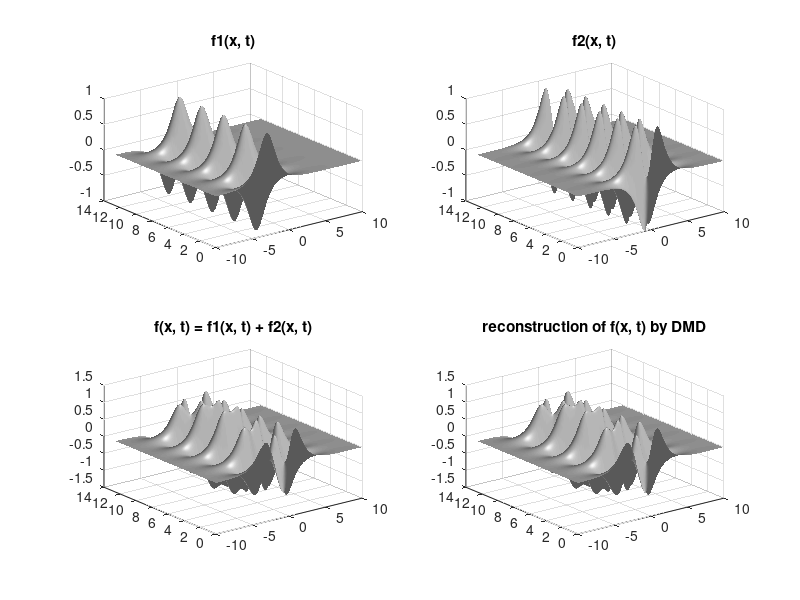
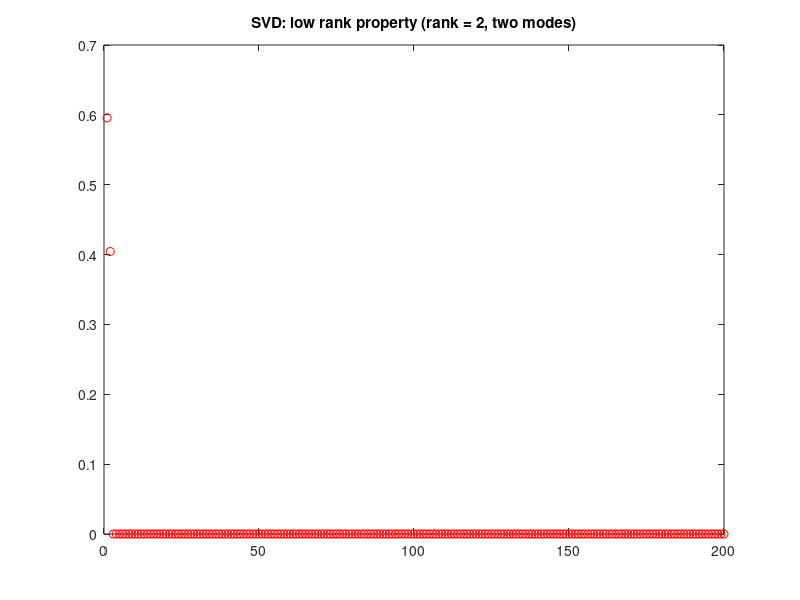
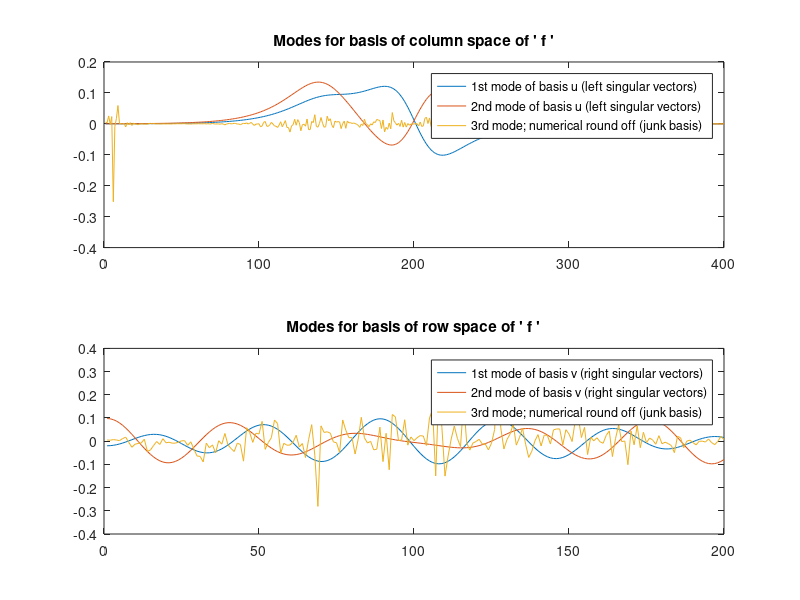
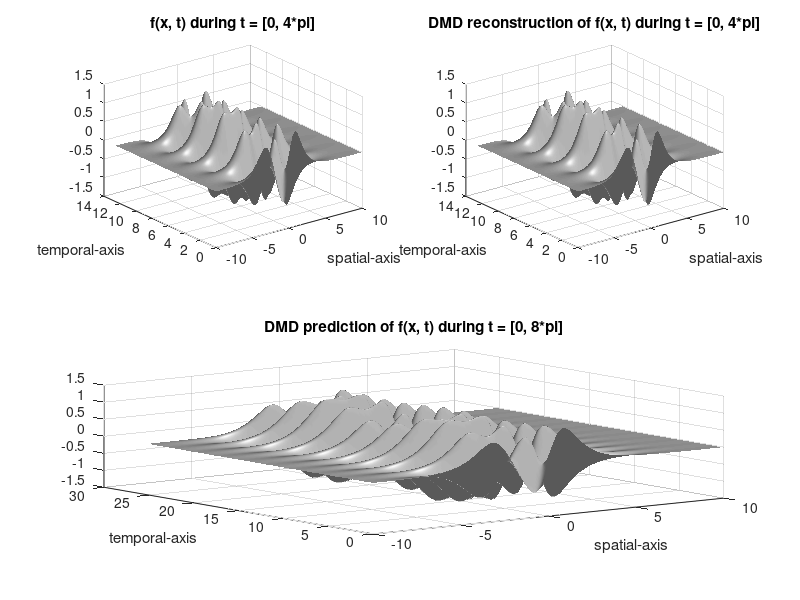

These figures' MATLAB source, in order:
clear all;
close all;
clc;

%% generate grid geometry
xi = linspace(-10, 10, 400);
t = linspace(0, 4*pi, 200);
dt = t(2) - t(1);

[xgrid, tgrid] = meshgrid(xi, t);

%% create two spatio-temporal patterns
f1 = sech(xgrid + 3) .* (1*exp(1i*2.3*tgrid));
f2 = (sech(xgrid).*tanh(xgrid)).*(2*exp(1i*2.8*tgrid));

f = f1 + f2;

[u, s, v] = svd(f.');

%% plot
figure(1);
subplot(2,2,1); surfl(xgrid, tgrid, real(f1));  shading interp; colormap gray;  title('f1(x, t)');
subplot(2,2,2); surfl(xgrid, tgrid, real(f2));  shading interp; colormap gray;  title('f2(x, t)');
subplot(2,2,3); surfl(xgrid, tgrid, real(f));  shading interp; colormap gray; title('f(x, t) = f1(x, t) + f2(x, t)');

figure(2);
plot(diag(s) / sum(diag(s)), 'ro'); title('SVD: low rank property (rank = 2, two modes)');

figure(3);
subplot(2,1,1); plot(real(u(:, 1:3))); 
legend('1st mode of basis u (left singular vectors)', ...
        '2nd mode of basis u (left singular vectors)', ...
        '3rd mode; numerical round off (junk basis)  '); 
title('Modes for basis of column space of '' f ''');

subplot(2,1,2); plot(real(v(:, 1:3)));
legend('1st mode of basis v (right singular vectors)', ...
        '2nd mode of basis v (right singular vectors)', ...
        '3rd mode; numerical round off (junk basis)  '); 
title('Modes for basis of row space of '' f ''');

%% dynamic mode decomposition (DMD)
X = f.';    % in C^(spatio, temporal)

X1 = X(:, 1:end-1);
X2 = X(:, 2:end);

%% STEP 1: singular value decomposition (SVD)
r = 2;      % rank-r truncation
[U, S, V] = svd(X1, 'econ');

Ur = U(:, 1:r);
Sr = S(1:r, 1:r);
Vr = V(:, 1:r);

%% STEP 2: low-rank subspace matrix 
%         (similarity transform, least-square fit matrix, low-rank subspace matrix)
Atilde = Ur'*X2*Vr*Sr^(-1);

%% STEP 3: eigen decomposition
% W: eigen vectors
% D: eigen values
[W, D] = eig(Atilde);

%% STEP 4: real space DMD mode
Phi = X2*Vr*Sr^(-1)*W;   % DMD modes

lamdba = diag(D);       % eigen value
omega = log(lamdba)/dt; % log of eigen value

figure(4); 
subplot(2,1,1); plot(real(u(:, 1:2)));
legend('1st mode of SVD', ...
        '2nd mode of SVD'); 
subplot(2,1,2); plot(real(Phi));
legend('1st mode of DMD', ...
        '2nd mode of DMD'); 

%% STEP 5: reconstruct the signal
x1 = X(:, 1);       % time = 0
b = pinv(Phi)*x1;   % initial value; \: pseudo inverse

t_dyn = zeros(r, length(t));

for i = 1:length(t)
   t_dyn(:, i) = (b.*exp(omega*t(i))); 
end

f_dmd = Phi*t_dyn;

figure(1);
subplot(2,2,1); surfl(xgrid, tgrid, real(f1));  shading interp; colormap gray;  title('f1(x, t)');
subplot(2,2,2); surfl(xgrid, tgrid, real(f2));  shading interp; colormap gray;  title('f2(x, t)');
subplot(2,2,3); surfl(xgrid, tgrid, real(f));  shading interp; colormap gray; title('f(x, t) = f1(x, t) + f2(x, t)');
subplot(2,2,4); surfl(xgrid, tgrid, real(f_dmd).');  shading interp; colormap gray; title('reconstruction of f(x, t) by DMD');

%% additional informations
% predict furture state using time dynamics
t_ext = linspace(0, 8*pi, 400);

[xgrid_ext, tgrid_ext] = meshgrid(xi, t_ext);

t_ext_dyn = zeros(r, length(t_ext));

for i = 1:length(t_ext)
   t_ext_dyn(:, i) = (b.*exp(omega*t_ext(i))); 
end

f_dmd_ext = Phi*t_ext_dyn;

figure(4);
subplot(2,2,1); surfl(xgrid, tgrid, real(f));  shading interp; colormap gray; 
xlabel('spatial-axis'); ylabel('temporal-axis'); title('f(x, t) during t = [0, 4*pi]');
subplot(2,2,2); surfl(xgrid, tgrid, real(f_dmd).');  shading interp; colormap gray; 
xlabel('spatial-axis'); ylabel('temporal-axis'); title('DMD reconstruction of f(x, t) during t = [0, 4*pi]');
subplot(2,2,[3,4]); surfl(xgrid_ext, tgrid_ext, real(f_dmd_ext).');  shading interp; colormap gray; 
xlabel('spatial-axis'); ylabel('temporal-axis'); title('DMD prediction of f(x, t) during t = [0, 8*pi]');

% If eigen value: lambda or omega has tiny real part > 0,
% the output of system function which is spaned 
% by eigen vectors with eigen values goes to the infinity.
% It is one of the limitation of DMD method.

format long e;
disp(omega);    % eigen values exist on the imaginary part.
disp('real part: numerical round off');
disp('imag part: eigen values');